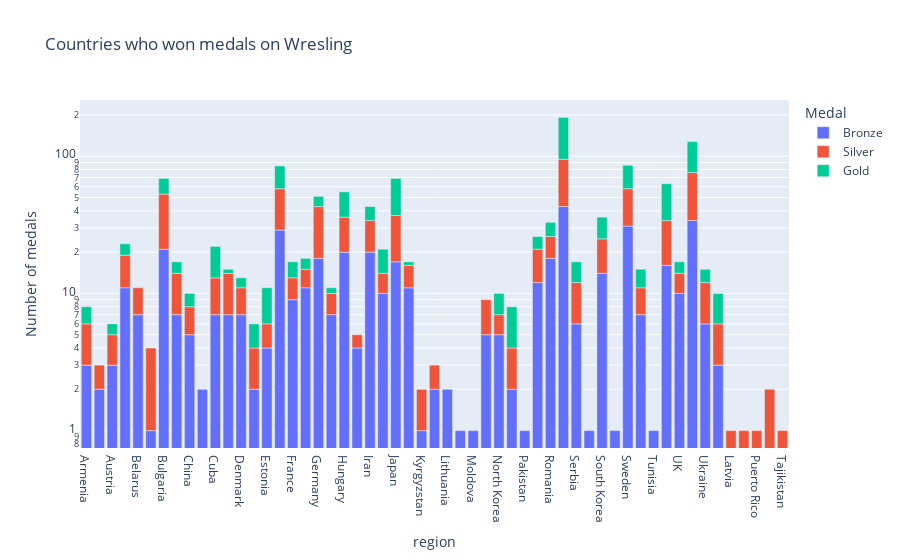

Notebook code for this chart:
### Code cell
import plotly.express as px
fig = px.bar(sport, x="region",
    y=0,color ="Medal",
    log_y = True,
    labels={"Sport": "Sport", "0": "Number of medals"}, title= "Countries who won medals on Wresling")
fig.show()

### Figure 1 — Plotly figure (JSON) as saved in the notebook; plotly's stock layout.template omitted (floating-point values rounded to 4 significant figures)
{"data": [{"alignmentgroup": "True", "hovertemplate": "Medal=Bronze<br>region=%{x}<br>Number of medals=%{y}<extra></extra>", "legendgroup": "Bronze", "marker": {"color": "#636efa", "pattern": {"shape": ""}}, "name": "Bronze", "offsetgroup": "Bronze", "orientation": "v", "showlegend": true, "textposition": "auto", "type": "bar", "x": ["Armenia", "Australia", "Austria", "Azerbaijan", "Belarus", "Belgium", "Bulgaria", "Canada", "China", "Colombia", "Cuba", "Czech Republic", "Denmark", "Egypt", "Estonia", "Finland", "France", "Georgia", "Germany", "Greece", "Hungary", "India", "Iran", "Italy", "Japan", "Kazakhstan", "Kyrgyzstan", "Lebanon", "Lithuania", "Macedonia", "Moldova", "Mongolia", "North Korea", "Norway", "Pakistan", "Poland", "Romania", "Russia", "Serbia", "Slovakia", "South Korea", "Spain", "Sweden", "Switzerland", "Tunisia", "Turkey", "UK", "USA", "Ukraine", "Uzbekistan"], "xaxis": "x", "y": [3, 2, 3, 11, 7, 1, 21, 7, 5, 2, 7, 7, 7, 2, 4, 29, 9, 11, 18, 7, 20, 4, 20, 10, 17, 11, 1, 2, 2, 1, 1, 5, 5, 2, 1, 12, 18, 43, 6, 1, 14, 1, 31, 7, 1, 16, 10, 34, 6, 3], "yaxis": "y"}, {"alignmentgroup": "True", "hovertemplate": "Medal=Silver<br>region=%{x}<br>Number of medals=%{y}<extra></extra>", "legendgroup": "Silver", "marker": {"color": "#EF553B", "pattern": {"shape": ""}}, "name": "Silver", "offsetgroup": "Silver", "orientation": "v", "showlegend": true, "textposition": "auto", "type": "bar", "x": ["Armenia", "Australia", "Austria", "Azerbaijan", "Belarus", "Belgium", "Bulgaria", "Canada", "China", "Cuba", "Czech Republic", "Denmark", "Egypt", "Estonia", "Finland", "France", "Georgia", "Germany", "Greece", "Hungary", "India", "Iran", "Italy", "Japan", "Kazakhstan", "Kyrgyzstan", "Latvia", "Lebanon", "Mexico", "Mongolia", "North Korea", "Norway", "Poland", "Puerto Rico", "Romania", "Russia", "Serbia", "South Korea", "Sweden", "Switzerland", "Syria", "Tajikistan", "Turkey", "UK", "USA", "Ukraine", "Uzbekistan"], "xaxis": "x", "y": [3, 1, 2, 8, 4, 3, 32, 7, 3, 6, 7, 4, 2, 2, 29, 4, 4, 25, 3, 16, 1, 14, 4, 20, 5, 1, 1, 1, 1, 4, 2, 2, 9, 1, 8, 52, 6, 11, 27, 4, 2, 1, 18, 4, 42, 6, 3], "yaxis": "y"}, {"alignmentgroup": "True", "hovertemplate": "Medal=Gold<br>region=%{x}<br>Number of medals=%{y}<extra></extra>", "legendgroup": "Gold", "marker": {"color": "#00cc96", "pattern": {"shape": ""}}, "name": "Gold", "offsetgroup": "Gold", "orientation": "v", "showlegend": true, "textposition": "auto", "type": "bar", "x": ["Armenia", "Austria", "Azerbaijan", "Bulgaria", "Canada", "China", "Cuba", "Czech Republic", "Denmark", "Egypt", "Estonia", "Finland", "France", "Georgia", "Germany", "Greece", "Hungary", "Iran", "Italy", "Japan", "Kazakhstan", "North Korea", "Norway", "Poland", "Romania", "Russia", "Serbia", "South Korea", "Sweden", "Switzerland", "Turkey", "UK", "USA", "Ukraine", "Uzbekistan"], "xaxis": "x", "y": [2, 1, 4, 16, 3, 2, 9, 1, 2, 2, 5, 27, 4, 3, 8, 1, 19, 9, 7, 32, 1, 3, 4, 5, 7, 97, 5, 11, 28, 4, 29, 3, 52, 3, 4], "yaxis": "y"}], "layout": {"barmode": "relative", "legend": {"title": {"text": "Medal"}, "tracegroupgap": 0}, "title": {"text": "Countries who won medals on Wresling"}, "xaxis": {"anchor": "y", "domain": [0, 1], "title": {"text": "region"}}, "yaxis": {"anchor": "x", "domain": [0, 1], "title": {"text": "Number of medals"}, "type": "log"}}}
